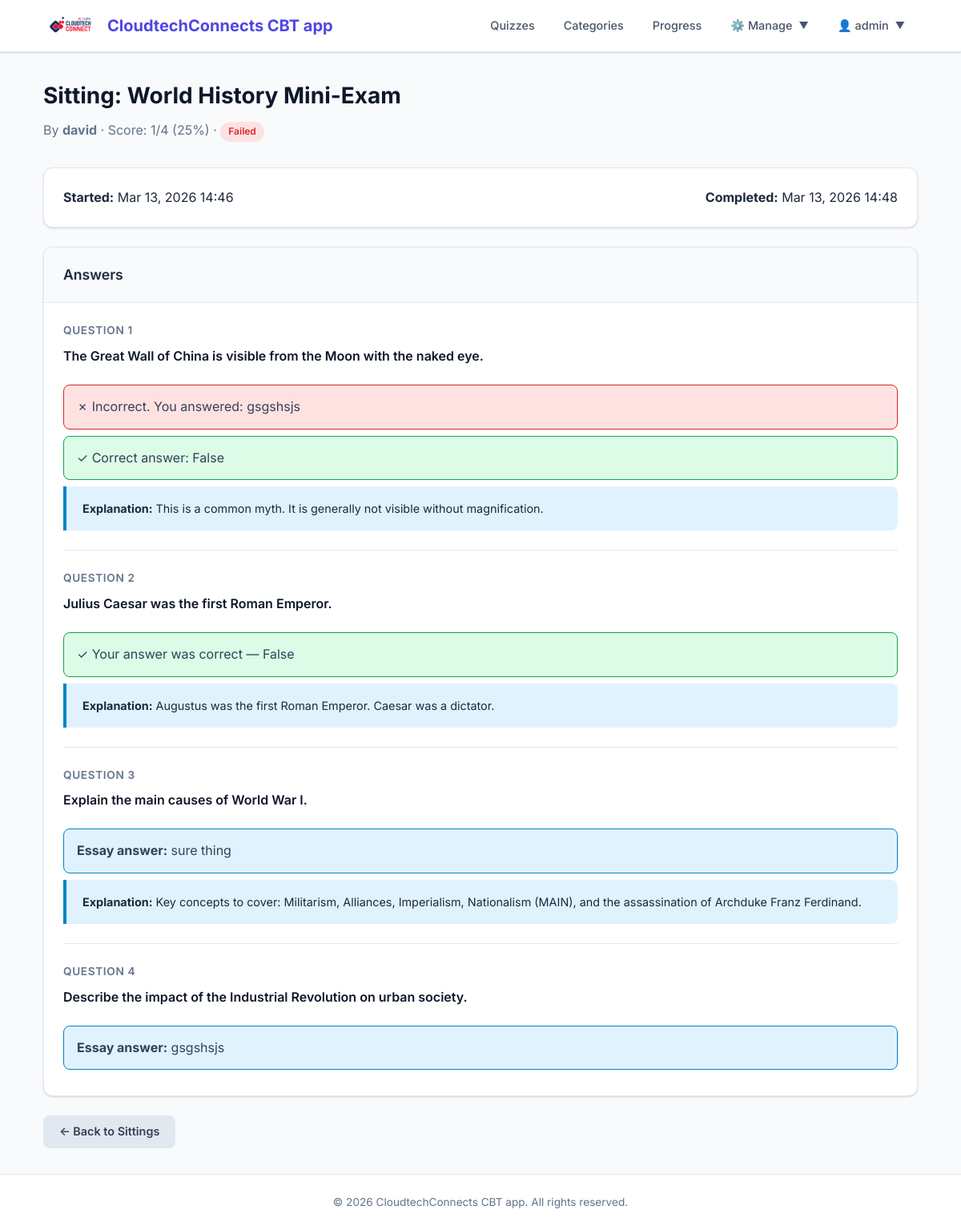
Screenshot of /sittings/4/ (signed in) with the database file from the repository.
### apps/quiz/models.py (models this page shows, shortened)
class Sitting(models.Model):
    user = models.ForeignKey(
        settings.AUTH_USER_MODEL,
        on_delete=models.CASCADE,
        null=True,
        blank=True,
        related_name='sittings',
    )
    quiz = models.ForeignKey(
        Quiz,
        on_delete=models.CASCADE,
        related_name='sittings',
    )
    question_order = models.TextField(
        verbose_name='Question Order',
        help_text='JSON list of question PKs in display order.',
    )
    question_list = models.TextField(
        verbose_name='Question List',
        help_text='JSON list of dicts with pk and type.',
    )
    incorrect_questions = models.TextField(
        blank=True,
        verbose_name='Incorrect Questions',
        help_text='Comma-separated PKs of incorrect answers.',
    )
    graded_essays = models.TextField(
        blank=True,
        verbose_name='Graded Essays',
        help_text='Comma-separated PKs of already marked essay questions.',
    )
    current_score = models.IntegerField(default=0)
    complete = models.BooleanField(default=False)
    user_answers = models.TextField(
        default='{}',
        verbose_name='User Answers',
        help_text='JSON dict mapping question pk to user answer.',
    )
    start = models.DateTimeField(auto_now_add=True)
    end = models.DateTimeField(null=True, blank=True)
    objects = SittingManager()
    class Meta:
        verbose_name = 'Sitting'
        verbose_name_plural = 'Sittings'
        ordering = ['-start']
        permissions = ()
    def get_question_list(self):
        try:
            return json.loads(self.question_list)
        except (json.JSONDecodeError, TypeError):
            return []
    def _load_question(self, q_info):
        q_type = q_info['type']
        pk = q_info['pk']
        if q_type == 'mc':
            return MCQuestion.objects.get(pk=pk)
        elif q_type == 'tf':
            return TFQuestion.objects.get(pk=pk)
        elif q_type == 'essay':
            return EssayQuestion.objects.get(pk=pk)
        return None
    def get_user_answers(self):
        try:
            return json.loads(self.user_answers)
        except (json.JSONDecodeError, TypeError):
            return {}
    def get_percent_correct(self):
        total = len(self.get_question_list())
        if total == 0:
            return 0
        return int(round(self.current_score / total * 100))
    def check_if_passed(self):
        if self.quiz.pass_mark == 0:
            return True
        return self.get_percent_correct() >= self.quiz.pass_mark
    def get_questions_with_answers(self):
        user_answers = self.get_user_answers()
        result = []
        for q_info in self.get_question_list():
            question = self._load_question(q_info)
            if not question:
                continue
            q_pk = str(q_info['pk'])
            user_answer = user_answers.get(q_pk, '')
            is_correct = None
            correct_answer = question.get_correct_answer()
            if question.question_type == 'essay':
                is_correct = None  # manually graded
            elif user_answer:
                is_correct = question.check_if_correct(user_answer)
            result.append({
                'question': question,
                'user_answer': user_answer,
                'is_correct': is_correct,
                'correct_answer': correct_answer,
            })
        return result
    def get_total_questions(self):
        return len(self.get_question_list())

class Quiz(models.Model):
    title = models.CharField(max_length=60, verbose_name='Title')
    description = models.TextField(
        blank=True,
        help_text='A description of the quiz.',
    )
    url = models.SlugField(
        max_length=60,
        unique=True,
        help_text='A user-friendly URL slug.',
        verbose_name='URL',
    )
    category = models.ForeignKey(
        Category,
        on_delete=models.SET_NULL,
        null=True,
        blank=True,
        related_name='quizzes',
    )
    image = models.ImageField(
        upload_to='quiz_images/',
        blank=True,
        null=True,
        help_text='An optional image for the quiz.',
    )
    random_order = models.BooleanField(
        default=False,
        verbose_name='Random Order',
        help_text='Display the questions in a random order each time?',
    )
    max_questions = models.PositiveIntegerField(
        blank=True,
        null=True,
        verbose_name='Max Questions',
        help_text='Number of questions to show (random subset). '
                  'Leave blank to show all.',
    )
    time_limit = models.PositiveIntegerField(
        blank=True,
        null=True,
        verbose_name='Time Limit (minutes)',
        help_text='Time limit for the quiz in minutes. Leave blank for no limit.',
    )
    answers_at_end = models.BooleanField(
        default=False,
        verbose_name='Answers at End',
        help_text='Show correct answers only after quiz completion?',
    )
    hide_results = models.BooleanField(
        default=False,
        verbose_name='Hide Results',
        help_text='If yes, the user will not see their score or marked answers upon completion. '
                  'Useful for standard exams where results are released later.',
    )
    exam_paper = models.BooleanField(
        default=False,
        verbose_name='Exam Paper',
        help_text='If yes, the result of each attempt is stored. '
                  'Necessary for marking.',
    )
    single_attempt = models.BooleanField(
        default=False,
        verbose_name='Single Attempt',
        help_text='If yes, only one attempt per user is allowed.',
    )
    pass_mark = models.SmallIntegerField(
        default=0,
        verbose_name='Pass Mark (%)',
        help_text='Percentage required to pass. 0 means no pass mark.',
        validators=[MinValueValidator(0), MaxValueValidator(100)],
    )
    success_text = models.TextField(
        blank=True,
        verbose_name='Success Text',
        help_text='Displayed if the user passes.',
    )
    fail_text = models.TextField(
        blank=True,
        verbose_name='Fail Text',
        help_text='Displayed if the user fails.',
    )
    draft = models.BooleanField(
        default=False,
        verbose_name='Draft',
        help_text='If yes, the quiz is not publicly visible.',
    )
    featured = models.BooleanField(
        default=False,
        verbose_name='Featured',
        help_text='If yes, this quiz will be the ONLY one visible to students.',
    )
    class Meta:
        verbose_name = 'Quiz'
        verbose_name_plural = 'Quizzes'
        ordering = ['title']
        permissions = (
            ('view_sittings', 'Can see completed exams.'),
        )

class Question(models.Model):
    figure = models.ImageField(
        upload_to='question_images/',
        blank=True,
        null=True,
        verbose_name='Figure',
        help_text='An optional image displayed alongside the question.',
    )
    content = models.TextField(
        verbose_name='Question',
        help_text='Enter the question text.',
    )
    explanation = models.TextField(
        blank=True,
        verbose_name='Explanation',
        help_text='Explanation shown after the question is answered.',
    )
    category = models.ForeignKey(
        Category,
        on_delete=models.SET_NULL,
        null=True,
        blank=True,
    )
    sub_category = models.ForeignKey(
        SubCategory,
        on_delete=models.SET_NULL,
        null=True,
        blank=True,
    )
    class Meta:
        abstract = True

class TFQuestion(Question):
    quiz = models.ManyToManyField(Quiz, related_name='tf_questions', blank=True)
    correct = models.BooleanField(
        default=False,
        verbose_name='Correct Answer',
        help_text='Tick if the correct answer is True.',
    )
    class Meta:
        verbose_name = 'True/False Question'
        verbose_name_plural = 'True/False Questions'
    def check_if_correct(self, guess):
        return str(self.correct) == str(guess)
    def get_correct_answer(self):
        return 'True' if self.correct else 'False'
    @property
    def question_type(self):
        return 'tf'

class EssayQuestion(Question):
    quiz = models.ManyToManyField(Quiz, related_name='essay_questions', blank=True)
    class Meta:
        verbose_name = 'Essay Question'
        verbose_name_plural = 'Essay Questions'
    def get_correct_answer(self):
        return 'To be marked manually.'
    @property
    def question_type(self):
        return 'essay'

### apps/quiz/views.py (the view)
# urls.py: path('sittings/<int:pk>/', views.sitting_detail_view, name='sitting_detail'),
@login_required
@permission_required('quiz.view_sittings', raise_exception=True)
def sitting_detail_view(request, pk):
    sitting = get_object_or_404(Sitting, pk=pk, complete=True)
    questions_with_answers = sitting.get_questions_with_answers()
    return render(request, 'quiz/sitting_detail.html', {
        'sitting': sitting,
        'questions_with_answers': questions_with_answers,
    })

### templates/quiz/sitting_detail.html (shortened to what this page needs)
{% extends "base.html" %}
{% block content %}
<div class="page-header">
    <h1>Sitting: {{ sitting.quiz.title }}</h1>
    <p>
        By <strong>{{ sitting.user.username|default:"Anonymous" }}</strong>
        · Score: {{ sitting.current_score }}/{{ sitting.get_total_questions }}
        ({{ sitting.get_percent_correct }}%)
        · {% if sitting.check_if_passed %}<span class="badge badge-success">Passed</span>{% else %}<span class="badge badge-danger">Failed</span>{% endif %}
    </p>
</div>
<div class="card mb-3">
    <div class="card-body d-flex justify-between" style="flex-wrap: wrap; gap: 1rem;">
        <div><strong>Started:</strong> {{ sitting.start|date:"M d, Y H:i" }}</div>
        <div><strong>Completed:</strong> {{ sitting.end|date:"M d, Y H:i" }}</div>
    </div>
</div>
<div class="card">
    <div class="card-header">
        <h3>Answers</h3>
    </div>
    <div class="card-body">
        {% for item in questions_with_answers %}
            <div style="{% if not forloop.first %}border-top: 1px solid var(--gray-200); padding-top: 1.5rem; margin-top: 1.5rem;{% endif %}">
                <p class="question-number">Question {{ forloop.counter }}</p>
                <p class="question-text" style="font-size: 1rem;">{{ item.question.content }}</p>
                {% include "quiz/includes/_correct_answer.html" with item=item %}
                {% if item.question.explanation %}
                    <div class="question-explanation mt-1">
                        <strong>Explanation:</strong> {{ item.question.explanation }}
                    </div>
                {% endif %}
            </div>
        {% endfor %}
    </div>
</div>
<div class="mt-3">
    <a href="{% url 'quiz:sitting_list' %}" class="btn btn-secondary">← Back to Sittings</a>
</div>
{% endblock %}

### templates/includes/_nav.html (shortened to what this page needs)
{% load static %}
<nav class="navbar">
    <div class="container">
        <a href="{% url 'quiz:quiz_list' %}" class="navbar-brand" style="display: flex; align-items: center; gap: 0.75rem;">
            <img src="{% static 'img/logo.png' %}" alt="Logo" style="height: 40px; width: auto;">
            <span>CloudtechConnects CBT app</span>
        </a>
        <ul class="navbar-nav">
            {% if not featured_quiz or not is_student %}
                <li><a href="{% url 'quiz:quiz_list' %}">Quizzes</a></li>
                <li><a href="{% url 'quiz:category_list' %}">Categories</a></li>
            {% endif %}
            {% if user.is_authenticated %}
                {% if not featured_quiz or not is_student %}
                    <li><a href="{% url 'quiz:progress' %}">Progress</a></li>
                {% endif %}
                {% if perms.quiz.add_quiz or perms.quiz.view_sittings %}
                    <li class="dropdown">
                        <a href="javascript:void(0)" class="dropdown-trigger" style="display: flex; align-items: center; gap: 0.5rem;" onclick="this.nextElementSibling.classList.toggle('show')">
                            ⚙️ Manage <small>▼</small>
                        </a>
                    </li>
                {% endif %}
                <li class="dropdown">
                    <a href="javascript:void(0)" class="dropdown-trigger" style="display: flex; align-items: center; gap: 0.5rem;" onclick="this.nextElementSibling.classList.toggle('show')">
                        👤 {{ user.username }} <small>▼</small>
                    </a>
                </li>
            {% else %}
                <li><a href="{% url 'accounts:login' %}">Login</a></li>
                <li><a href="{% url 'accounts:register' %}" class="btn btn-primary btn-sm">Sign Up</a></li>
            {% endif %}
        </ul>
    </div>
</nav>

### templates/quiz/includes/_correct_answer.html
{% if item.question.question_type == 'essay' %}
    <div class="form-check" style="background: var(--info-light); border-color: var(--info);">
        <label><strong>Essay answer:</strong> {{ item.user_answer|default:"No answer provided" }}</label>
    </div>
{% elif item.is_correct %}
    <div class="form-check answer-correct">
        <label>✓ Your answer was correct
            {% if item.question.question_type == 'mc' %}
                {% for answer in item.question.get_answers %}
                    {% if answer.pk|stringformat:"d" == item.user_answer %}
                        — {{ answer.content }}
                    {% endif %}
                {% endfor %}
            {% else %}
                — {{ item.user_answer }}
            {% endif %}
        </label>
    </div>
{% elif item.is_correct == False %}
    <div class="form-check answer-incorrect">
        <label>✗ Incorrect.
            {% if item.question.question_type == 'mc' %}
                You answered:
                {% for answer in item.question.get_answers %}
                    {% if answer.pk|stringformat:"d" == item.user_answer %}
                        {{ answer.content }}
                    {% endif %}
                {% endfor %}
            {% else %}
                You answered: {{ item.user_answer }}
            {% endif %}
        </label>
    </div>
    <div class="form-check answer-correct mt-1">
        <label>✓ Correct answer: {{ item.correct_answer }}</label>
    </div>
{% endif %}

### rows the page displays
Sitting: quiz "World History Mini-Exam", user.username "david", current_score "1", get_total_questions "4", get_percent_correct "25", start "Mar 13, 2026 14:46", end "Mar 13, 2026 14:48"
TFQuestion: question.content "The Great Wall of China is visible from the Moon with the naked eye.", user_answer "gsgshsjs", correct_answer "False", question.explanation "This is a common myth. It is generally not visible without magnification."
TFQuestion: question.content "Julius Caesar was the first Roman Emperor.", user_answer "False", question.explanation "Augustus was the first Roman Emperor. Caesar was a dictator."
EssayQuestion: question.content "Explain the main causes of World War I.", user_answer "sure thing", question.explanation "Key concepts to cover: Militarism, Alliances, Imperialism, Nationalism (MAIN), and the assassination of Archduke Franz Ferdinand."
EssayQuestion: question.content "Describe the impact of the Industrial Revolution on urban society.", user_answer "gsgshsjs"

### other values shown
{{ user.username }} "admin"
